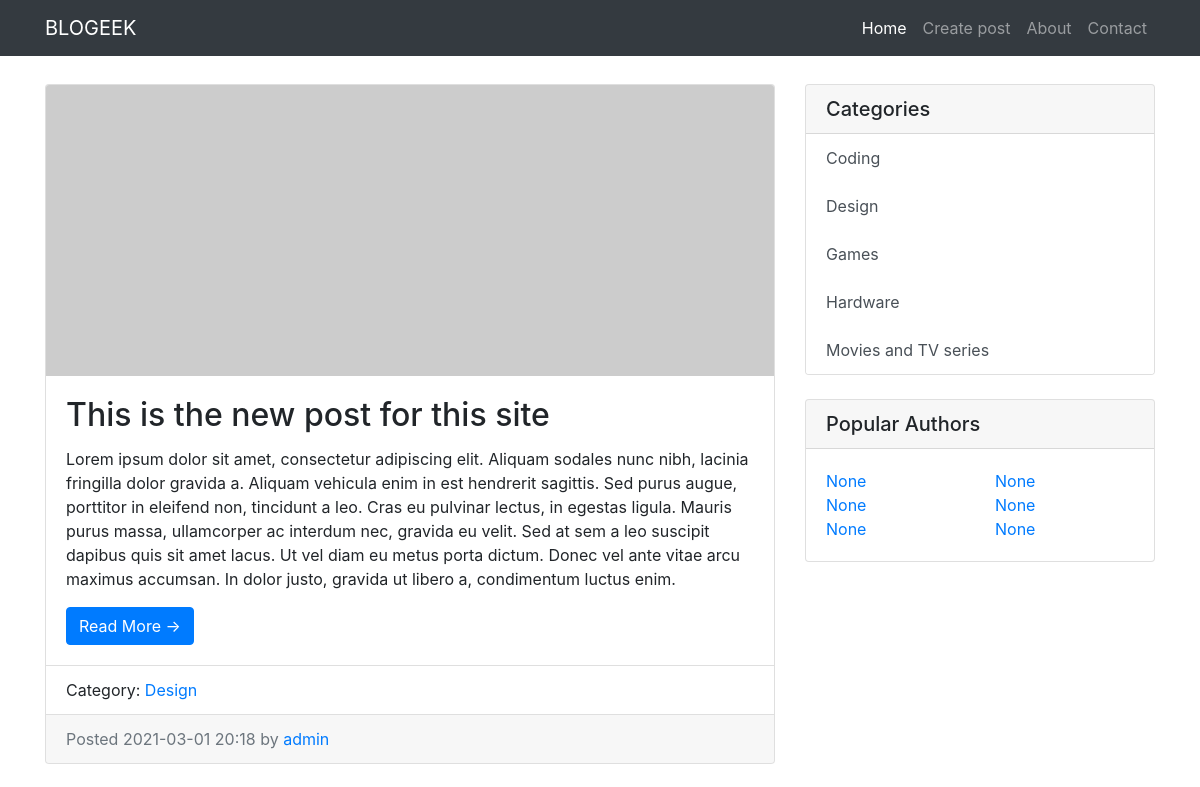
Before: / (upper part) with the older database file.
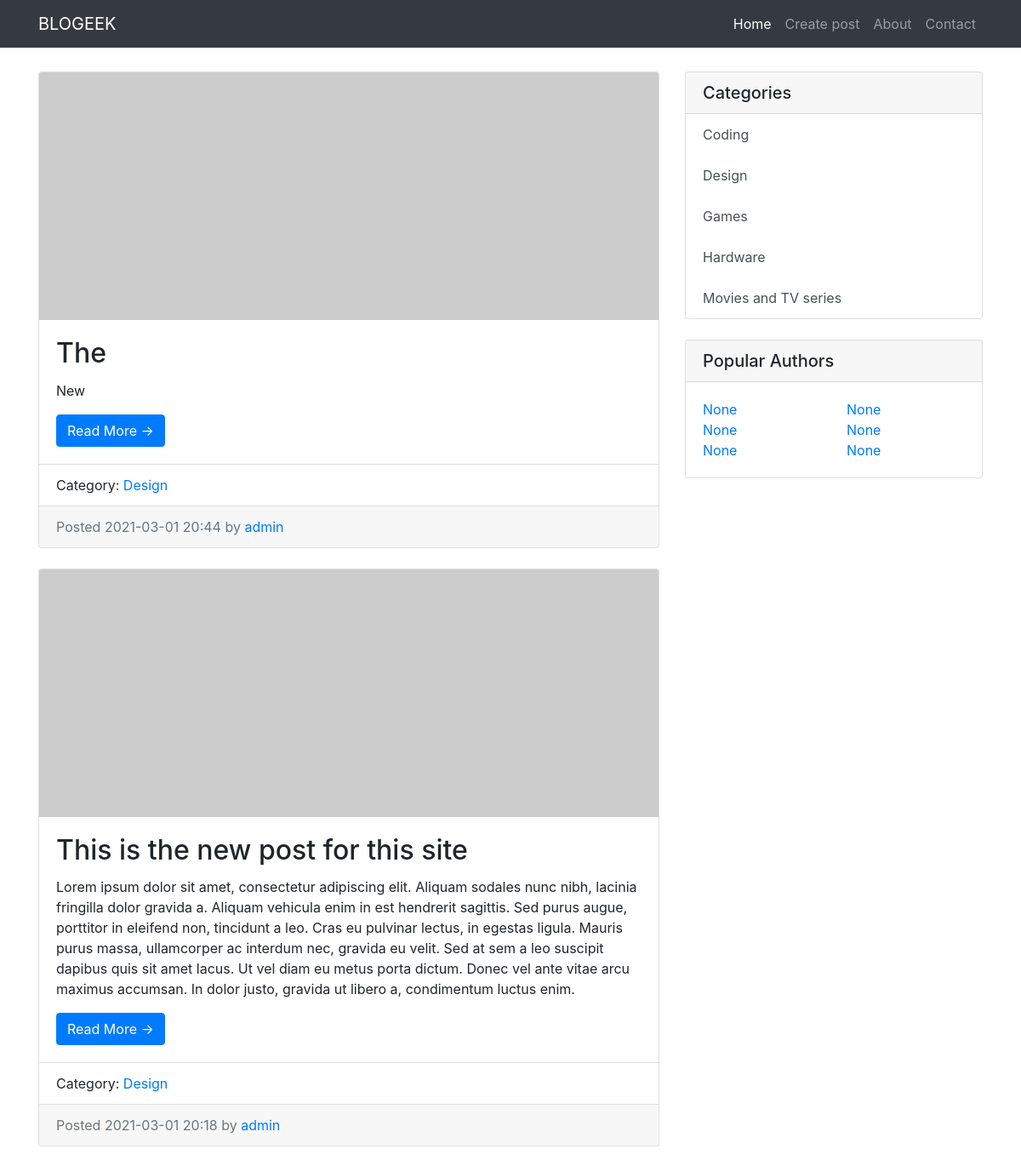
After: the same page with the newer database file.
### blogeek/models.py (models this page shows, shortened)
class BlogPosts(models.Model):
    title = models.CharField(max_length=150, verbose_name='Title')
    description = models.CharField(max_length=600, verbose_name='Description')
    content = models.TextField(blank=True, verbose_name='content')
    created_at = models.DateTimeField(auto_now_add=True, verbose_name='Created at')
    updated_at = models.DateTimeField(auto_now=True, verbose_name='Updated at')
    photo = models.ImageField(upload_to='photos/%Y/%m/%d/', verbose_name='Photo', blank=True)
    is_published = models.BooleanField(default=True, verbose_name='Is published')
    views = models.IntegerField(default=0)
    category = models.ForeignKey('Category', on_delete=models.PROTECT, verbose_name='Category')
    user = models.ForeignKey(User, verbose_name="Автор", on_delete=models.CASCADE)
    class Meta:
        verbose_name = 'Статья'
        verbose_name_plural = 'Статьи'
        ordering = ['-created_at']
    def get_absolute_url(self):
        return reverse('view_blogposts', kwargs={"pk": self.pk})

class Category(models.Model):
    title = models.CharField(max_length=150, db_index=True, verbose_name='Категория')
    description = models.CharField(max_length=200)
    class Meta:
        verbose_name = 'Категория'
        verbose_name_plural = 'Категории'
        ordering = ['title']
    def get_absolute_url(self):
        return reverse('category', kwargs={"category_id": self.pk})
    def __str__(self):
        return self.title

### blogeek/views.py (the view)
# urls.py: path('', HomeBlogPosts.as_view(), name='home'),
class HomeBlogPosts(ListView):
    model = BlogPosts
    template_name = 'blogeek/home_blog_posts.html'
    context_object_name = 'posts'
    def get_queryset(self):
        return BlogPosts.objects.filter(is_published=True).select_related('category')

### blogeek/templatetags/blogposts_tags.py (called while the page is built)
@register.simple_tag()
def get_categories():
    return Category.objects.all()

### blogeek/templates/blogeek/home_blog_posts.html (shortened to what this page needs)
{% extends 'base.html' %}
{% block content %}
{% for item in object_list %}
<div class="card mb-4">
    {% if item.photo %}
    <img class="card-img-top" src="{{ item.photo.url }}" width="250" alt="Card image cap">
    {% else %}
    <img class="card-img-top" src="https://picsum.photos/750/300?random=1" alt="Card image cap">
    {% endif %}
    <div class="card-body">
        <h2 class="card-title">{{ item.title }}</h2>
        <p class="card-text">{{ item.description }}</p>
        <a href="{{ item.get_absolute_url }}" class="btn btn-primary">Read More &rarr;</a>
    </div>
    <ul class="list-group list-group-flush">
        <li class="list-group-item">Category: <a href="{{ item.category.get_absolute_url }}">{{ item.category }}</a>
        </li>
    </ul>
    <div class="card-footer text-muted">
        Posted {{ item.created_at|date:"Y-m-d H:i" }} by
        <a href="#">{{ item.user }}</a>
    </div>
</div>
{% endfor %}
{% endblock %}

### templates/base.html (shortened to what this page needs)
<!DOCTYPE html>
<html lang="en">
<head>
    <link rel="stylesheet" href="https://cdn.jsdelivr.net/npm/bootstrap@4.6.0/dist/css/bootstrap.min.css"
>
    <link href="#" rel="stylesheet">
</head>
<body>
{% include 'inc/_nav.html' %}
<div class="container" style="padding-top:60px">
    <div class="row">
        <div class="col-md-8">
            {% block content %}CONTENT{% endblock %}
        </div>
        <div class="col-md-4">
            {% include 'inc/_sidebar.html' %}
        </div>
    </div>
</div>
</body>
</html>

### templates/inc/_nav.html (shortened to what this page needs)
<nav class="navbar navbar-expand-lg navbar-dark bg-dark fixed-top">
    <div class="container">
        <a class="navbar-brand" href="{% url 'home' %}">BLOGEEK</a>
        <div class="collapse navbar-collapse" id="navbarResponsive">
            <ul class="navbar-nav ml-auto">
                <li class="nav-item active">
                    <a class="nav-link" href="{% url 'home' %}">Home</a>
                </li>
                <li class="nav-item">
                    <a class="nav-link" href="{% url 'add-posts' %}">Create post</a>
                </li>
                <li class="nav-item">
                    <a class="nav-link" href="#">About</a>
                </li>
                <li class="nav-item">
                    <a class="nav-link" href="#">Contact</a>
                </li>
            </ul>
        </div>
    </div>
</nav>

### templates/inc/_sidebar.html
{% load blogposts_tags %}
{% get_categories as categories %}
<div class="card my-4">
    <h5 class="card-header">Categories</h5>
    <div class="list-group">
        {% for item in categories %}
        <a href="{{ item.get_absolute_url }}" class="list-group-item list-group-item-action" style="border:none">{{ item.title }}</a>
        {% endfor %}
    </div>
</div>
<div class="card my-4">
    <h5 class="card-header">Popular Authors</h5>
    <div class="card-body">
        <div class="row">
            <div class="col-lg-6">
                <ul class="list-unstyled mb-0">
                    <li>
                        <a href="#">None</a>
                    </li>
                    <li>
                        <a href="#">None</a>
                    </li>
                    <li>
                        <a href="#">None</a>
                    </li>
                </ul>
            </div>
            <div class="col-lg-6">
                <ul class="list-unstyled mb-0">
                    <li>
                        <a href="#">None</a>
                    </li>
                    <li>
                        <a href="#">None</a>
                    </li>
                    <li>
                        <a href="#">None</a>
                    </li>
                </ul>
            </div>
        </div>
    </div>
</div>

Changed rows visible on the page:
added BlogPosts: title "The", description "New", category "Design", created_at "2021-03-01 20:44", user "admin"
